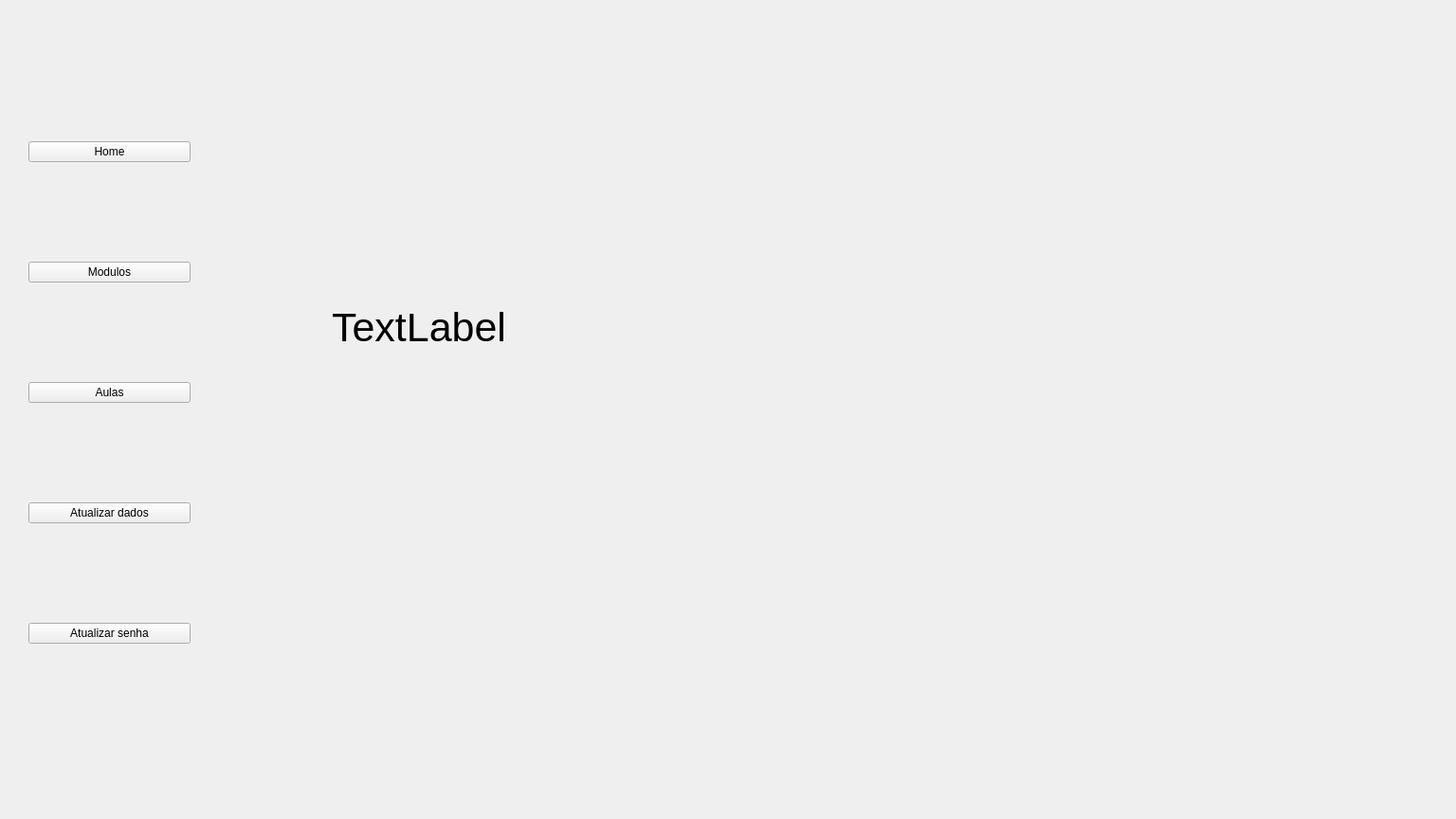
<?xml version="1.0" encoding="UTF-8"?>
<ui version="4.0">
 <class>Form</class>
 <widget class="QWidget" name="Form">
  <property name="geometry">
   <rect>
    <x>0</x>
    <y>0</y>
    <width>1536</width>
    <height>864</height>
   </rect>
  </property>
  <property name="windowTitle">
   <string>Form</string>
  </property>
  <widget class="QWidget" name="verticalLayoutWidget">
   <property name="geometry">
    <rect>
     <x>30</x>
     <y>50</y>
     <width>171</width>
     <height>731</height>
    </rect>
   </property>
   <layout class="QVBoxLayout" name="verticalLayout">
    <item>
     <widget class="QPushButton" name="menu_btn_home">
      <property name="text">
       <string>Home</string>
      </property>
     </widget>
    </item>
    <item>
     <widget class="QPushButton" name="menu_btn_modulos">
      <property name="text">
       <string>Modulos</string>
      </property>
     </widget>
    </item>
    <item>
     <widget class="QPushButton" name="menu_btn_aulas">
      <property name="text">
       <string>Aulas</string>
      </property>
     </widget>
    </item>
    <item>
     <widget class="QPushButton" name="menu_btn_att_dados">
      <property name="text">
       <string>Atualizar dados</string>
      </property>
     </widget>
    </item>
    <item>
     <widget class="QPushButton" name="menu_btn_att_senha">
      <property name="text">
       <string>Atualizar senha</string>
      </property>
     </widget>
    </item>
   </layout>
  </widget>
  <widget class="QStackedWidget" name="menu_stacked">
   <property name="geometry">
    <rect>
     <x>260</x>
     <y>50</y>
     <width>1241</width>
     <height>751</height>
    </rect>
   </property>
   <property name="currentIndex">
    <number>0</number>
   </property>
   <widget class="QWidget" name="menu_home">
    <widget class="QLabel" name="home_label_bem_vindo">
     <property name="geometry">
      <rect>
       <x>90</x>
       <y>120</y>
       <width>971</width>
       <height>351</height>
      </rect>
     </property>
     <property name="font">
      <font>
       <pointsize>32</pointsize>
      </font>
     </property>
     <property name="text">
      <string>TextLabel</string>
     </property>
    </widget>
   </widget>
   <widget class="QWidget" name="menu_modulos">
    <widget class="QWidget" name="verticalLayoutWidget_2">
     <property name="geometry">
      <rect>
       <x>110</x>
       <y>50</y>
       <width>311</width>
       <height>611</height>
      </rect>
     </property>
     <layout class="QVBoxLayout" name="modulos_layout_modulo_1"/>
    </widget>
    <widget class="QWidget" name="verticalLayoutWidget_3">
     <property name="geometry">
      <rect>
       <x>450</x>
       <y>50</y>
       <width>311</width>
       <height>611</height>
      </rect>
     </property>
     <layout class="QVBoxLayout" name="modulos_layout_modulo_2"/>
    </widget>
   </widget>
   <widget class="QWidget" name="modulos_modulo">
    <widget class="QLabel" name="modulo_label_modulo">
     <property name="geometry">
      <rect>
       <x>0</x>
       <y>-10</y>
       <width>411</width>
       <height>301</height>
      </rect>
     </property>
     <property name="font">
      <font>
       <pointsize>32</pointsize>
      </font>
     </property>
     <property name="text">
      <string>TextLabel</string>
     </property>
    </widget>
    <widget class="QLabel" name="label">
     <property name="geometry">
      <rect>
       <x>10</x>
       <y>240</y>
       <width>251</width>
       <height>31</height>
      </rect>
     </property>
     <property name="font">
      <font>
       <pointsize>12</pointsize>
      </font>
     </property>
     <property name="text">
      <string>Aluno matriculados</string>
     </property>
    </widget>
    <widget class="QListWidget" name="modulo_output_alunos_matriculados">
     <property name="geometry">
      <rect>
       <x>10</x>
       <y>290</y>
       <width>391</width>
       <height>401</height>
      </rect>
     </property>
    </widget>
   </widget>
   <widget class="QWidget" name="menu_aulas">
    <widget class="QWidget" name="verticalLayoutWidget_4">
     <property name="geometry">
      <rect>
       <x>640</x>
       <y>140</y>
       <width>271</width>
       <height>511</height>
      </rect>
     </property>
     <layout class="QVBoxLayout" name="aulas_layout_aula_pronta"/>
    </widget>
    <widget class="QLabel" name="label_20">
     <property name="geometry">
      <rect>
       <x>650</x>
       <y>90</y>
       <width>201</width>
       <height>41</height>
      </rect>
     </property>
     <property name="font">
      <font>
       <pointsize>14</pointsize>
      </font>
     </property>
     <property name="text">
      <string>Suas aulas prontas</string>
     </property>
    </widget>
    <widget class="QPushButton" name="aulas_btn_criar_aula">
     <property name="geometry">
      <rect>
       <x>150</x>
       <y>130</y>
       <width>231</width>
       <height>141</height>
      </rect>
     </property>
     <property name="text">
      <string>Criar nova aula</string>
     </property>
    </widget>
    <widget class="QPushButton" name="aulas_btn_vincula_aula_modulo">
     <property name="geometry">
      <rect>
       <x>150</x>
       <y>300</y>
       <width>231</width>
       <height>141</height>
      </rect>
     </property>
     <property name="text">
      <string>vincular aula a modulo</string>
     </property>
    </widget>
   </widget>
   <widget class="QWidget" name="aulas_criar_aula">
    <widget class="QLabel" name="label_21">
     <property name="geometry">
      <rect>
       <x>80</x>
       <y>60</y>
       <width>151</width>
       <height>31</height>
      </rect>
     </property>
     <property name="font">
      <font>
       <pointsize>14</pointsize>
      </font>
     </property>
     <property name="text">
      <string>Título da aula</string>
     </property>
    </widget>
    <widget class="QLineEdit" name="criar_aula_input_titulo_aula">
     <property name="geometry">
      <rect>
       <x>230</x>
       <y>70</y>
       <width>113</width>
       <height>20</height>
      </rect>
     </property>
    </widget>
    <widget class="QComboBox" name="criar_aula_input_nivel">
     <property name="geometry">
      <rect>
       <x>220</x>
       <y>110</y>
       <width>91</width>
       <height>22</height>
      </rect>
     </property>
    </widget>
    <widget class="QLabel" name="label_22">
     <property name="geometry">
      <rect>
       <x>80</x>
       <y>120</y>
       <width>151</width>
       <height>16</height>
      </rect>
     </property>
     <property name="font">
      <font>
       <pointsize>14</pointsize>
      </font>
     </property>
     <property name="text">
      <string>Nível da aula</string>
     </property>
    </widget>
    <widget class="QLabel" name="label_23">
     <property name="geometry">
      <rect>
       <x>80</x>
       <y>170</y>
       <width>131</width>
       <height>16</height>
      </rect>
     </property>
     <property name="font">
      <font>
       <pointsize>14</pointsize>
      </font>
     </property>
     <property name="text">
      <string>Conteúdo</string>
     </property>
    </widget>
    <widget class="QPushButton" name="criar_aula_btn_criar_aula">
     <property name="geometry">
      <rect>
       <x>170</x>
       <y>550</y>
       <width>141</width>
       <height>51</height>
      </rect>
     </property>
     <property name="text">
      <string>Criar aula</string>
     </property>
    </widget>
    <widget class="QTextEdit" name="criar_aula_input_conteudo">
     <property name="geometry">
      <rect>
       <x>200</x>
       <y>170</y>
       <width>241</width>
       <height>111</height>
      </rect>
     </property>
    </widget>
    <widget class="QPushButton" name="criar_aula_btn_escolher_video">
     <property name="geometry">
      <rect>
       <x>330</x>
       <y>300</y>
       <width>141</width>
       <height>51</height>
      </rect>
     </property>
     <property name="text">
      <string>Escolher vídeo</string>
     </property>
    </widget>
    <widget class="QLineEdit" name="criar_aula_input_video">
     <property name="enabled">
      <bool>false</bool>
     </property>
     <property name="geometry">
      <rect>
       <x>40</x>
       <y>320</y>
       <width>281</width>
       <height>21</height>
      </rect>
     </property>
    </widget>
    <widget class="QLineEdit" name="criar_aula_input_conteudo_download">
     <property name="enabled">
      <bool>false</bool>
     </property>
     <property name="geometry">
      <rect>
       <x>40</x>
       <y>390</y>
       <width>281</width>
       <height>21</height>
      </rect>
     </property>
     <property name="text">
      <string/>
     </property>
    </widget>
    <widget class="QPushButton" name="criar_aula_btn_escolher_conteudo">
     <property name="geometry">
      <rect>
       <x>330</x>
       <y>370</y>
       <width>141</width>
       <height>51</height>
      </rect>
     </property>
     <property name="text">
      <string>Conteudo adicional</string>
     </property>
    </widget>
   </widget>
   <widget class="QWidget" name="aulas_vincula_aula_modulo">
    <widget class="QListWidget" name="vincula_aula_modulo_input_aula">
     <property name="geometry">
      <rect>
       <x>110</x>
       <y>210</y>
       <width>256</width>
       <height>192</height>
      </rect>
     </property>
    </widget>
    <widget class="QListWidget" name="vincula_aula_modulo_input_modulo">
     <property name="geometry">
      <rect>
       <x>430</x>
       <y>210</y>
       <width>256</width>
       <height>192</height>
      </rect>
     </property>
    </widget>
    <widget class="QPushButton" name="vincula_aula_modulo">
     <property name="geometry">
      <rect>
       <x>260</x>
       <y>480</y>
       <width>341</width>
       <height>81</height>
      </rect>
     </property>
     <property name="text">
      <string>Vincula</string>
     </property>
    </widget>
    <widget class="QLabel" name="label_24">
     <property name="geometry">
      <rect>
       <x>110</x>
       <y>170</y>
       <width>231</width>
       <height>31</height>
      </rect>
     </property>
     <property name="text">
      <string>Aulas disponíveis</string>
     </property>
    </widget>
    <widget class="QLabel" name="label_25">
     <property name="geometry">
      <rect>
       <x>430</x>
       <y>170</y>
       <width>231</width>
       <height>31</height>
      </rect>
     </property>
     <property name="text">
      <string>Módulos possíveis</string>
     </property>
    </widget>
   </widget>
   <widget class="QWidget" name="aulas_aula">
    <widget class="QLabel" name="aula_label_aula">
     <property name="geometry">
      <rect>
       <x>100</x>
       <y>80</y>
       <width>321</width>
       <height>81</height>
      </rect>
     </property>
     <property name="text">
      <string>TextLabel</string>
     </property>
    </widget>
    <widget class="QLabel" name="aula_label_conteudo">
     <property name="geometry">
      <rect>
       <x>100</x>
       <y>210</y>
       <width>321</width>
       <height>351</height>
      </rect>
     </property>
     <property name="text">
      <string>TextLabel</string>
     </property>
     <property name="alignment">
      <set>Qt::AlignLeading|Qt::AlignLeft|Qt::AlignTop</set>
     </property>
    </widget>
   </widget>
   <widget class="QWidget" name="menu_att_dados">
    <widget class="QWidget" name="layoutWidget_2">
     <property name="geometry">
      <rect>
       <x>160</x>
       <y>170</y>
       <width>241</width>
       <height>226</height>
      </rect>
     </property>
     <layout class="QVBoxLayout" name="verticalLayout_2">
      <item>
       <layout class="QHBoxLayout" name="horizontalLayout">
        <item>
         <widget class="QLabel" name="label_3">
          <property name="font">
           <font>
            <pointsize>12</pointsize>
           </font>
          </property>
          <property name="text">
           <string>Rua</string>
          </property>
         </widget>
        </item>
        <item>
         <widget class="QLineEdit" name="att_dados_input_rua"/>
        </item>
       </layout>
      </item>
      <item>
       <layout class="QHBoxLayout" name="horizontalLayout_2">
        <item>
         <widget class="QLabel" name="label_4">
          <property name="font">
           <font>
            <pointsize>12</pointsize>
           </font>
          </property>
          <property name="text">
           <string>Número</string>
          </property>
         </widget>
        </item>
        <item>
         <widget class="QLineEdit" name="att_dados_input_numero"/>
        </item>
       </layout>
      </item>
      <item>
       <layout class="QHBoxLayout" name="horizontalLayout_3">
        <item>
         <widget class="QLabel" name="label_5">
          <property name="font">
           <font>
            <pointsize>12</pointsize>
           </font>
          </property>
          <property name="text">
           <string>Bairro</string>
          </property>
         </widget>
        </item>
        <item>
         <widget class="QLineEdit" name="att_dados_input_bairro"/>
        </item>
       </layout>
      </item>
      <item>
       <layout class="QHBoxLayout" name="horizontalLayout_4">
        <item>
         <widget class="QLabel" name="label_6">
          <property name="font">
           <font>
            <pointsize>12</pointsize>
           </font>
          </property>
          <property name="text">
           <string>CEP</string>
          </property>
         </widget>
        </item>
        <item>
         <widget class="QLineEdit" name="att_dados_input_cep"/>
        </item>
       </layout>
      </item>
      <item>
       <layout class="QHBoxLayout" name="horizontalLayout_5">
        <item>
         <widget class="QLabel" name="label_7">
          <property name="font">
           <font>
            <pointsize>12</pointsize>
           </font>
          </property>
          <property name="text">
           <string>Cidade</string>
          </property>
         </widget>
        </item>
        <item>
         <widget class="QLineEdit" name="att_dados_input_cidade"/>
        </item>
       </layout>
      </item>
      <item>
       <layout class="QHBoxLayout" name="horizontalLayout_6">
        <item>
         <widget class="QLabel" name="label_8">
          <property name="font">
           <font>
            <pointsize>12</pointsize>
           </font>
          </property>
          <property name="text">
           <string>Estado</string>
          </property>
         </widget>
        </item>
        <item>
         <widget class="QComboBox" name="att_dados_input_estado"/>
        </item>
       </layout>
      </item>
      <item>
       <layout class="QHBoxLayout" name="horizontalLayout_7">
        <item>
         <widget class="QLabel" name="label_9">
          <property name="font">
           <font>
            <pointsize>12</pointsize>
           </font>
          </property>
          <property name="text">
           <string>Tipo endereço</string>
          </property>
         </widget>
        </item>
        <item>
         <widget class="QComboBox" name="att_dados_input_tipo_end"/>
        </item>
       </layout>
      </item>
     </layout>
    </widget>
    <widget class="QLabel" name="label_2">
     <property name="geometry">
      <rect>
       <x>200</x>
       <y>100</y>
       <width>111</width>
       <height>71</height>
      </rect>
     </property>
     <property name="font">
      <font>
       <pointsize>14</pointsize>
      </font>
     </property>
     <property name="text">
      <string>Endereço</string>
     </property>
    </widget>
    <widget class="QPushButton" name="att_dados_btn_att_dados">
     <property name="geometry">
      <rect>
       <x>370</x>
       <y>480</y>
       <width>231</width>
       <height>71</height>
      </rect>
     </property>
     <property name="font">
      <font>
       <pointsize>14</pointsize>
      </font>
     </property>
     <property name="text">
      <string>Atualizar dados</string>
     </property>
    </widget>
    <widget class="QLabel" name="label_10">
     <property name="geometry">
      <rect>
       <x>590</x>
       <y>100</y>
       <width>231</width>
       <height>71</height>
      </rect>
     </property>
     <property name="font">
      <font>
       <pointsize>14</pointsize>
      </font>
     </property>
     <property name="text">
      <string>Dados pessoais</string>
     </property>
    </widget>
    <widget class="QWidget" name="layoutWidget">
     <property name="geometry">
      <rect>
       <x>550</x>
       <y>170</y>
       <width>391</width>
       <height>193</height>
      </rect>
     </property>
     <layout class="QVBoxLayout" name="verticalLayout_3">
      <item>
       <layout class="QHBoxLayout" name="horizontalLayout_8">
        <item>
         <widget class="QLabel" name="label_11">
          <property name="font">
           <font>
            <pointsize>12</pointsize>
           </font>
          </property>
          <property name="text">
           <string>Nome</string>
          </property>
         </widget>
        </item>
        <item>
         <widget class="QLineEdit" name="att_dados_input_nome"/>
        </item>
       </layout>
      </item>
      <item>
       <layout class="QHBoxLayout" name="horizontalLayout_9">
        <item>
         <widget class="QLabel" name="label_12">
          <property name="font">
           <font>
            <pointsize>12</pointsize>
           </font>
          </property>
          <property name="text">
           <string>Sobrenome</string>
          </property>
         </widget>
        </item>
        <item>
         <widget class="QLineEdit" name="att_dados_input_sobrenome"/>
        </item>
       </layout>
      </item>
      <item>
       <layout class="QHBoxLayout" name="horizontalLayout_10">
        <item>
         <widget class="QLabel" name="label_13">
          <property name="font">
           <font>
            <pointsize>12</pointsize>
           </font>
          </property>
          <property name="text">
           <string>Data de nascimento</string>
          </property>
         </widget>
        </item>
        <item>
         <widget class="QLineEdit" name="att_dados_input_data_nasc"/>
        </item>
       </layout>
      </item>
      <item>
       <layout class="QHBoxLayout" name="horizontalLayout_16">
        <item>
         <widget class="QLabel" name="label_19">
          <property name="font">
           <font>
            <pointsize>12</pointsize>
           </font>
          </property>
          <property name="text">
           <string>Celular</string>
          </property>
         </widget>
        </item>
        <item>
         <widget class="QLineEdit" name="att_dados_input_celular"/>
        </item>
       </layout>
      </item>
      <item>
       <layout class="QHBoxLayout" name="horizontalLayout_12">
        <item>
         <widget class="QLabel" name="label_14">
          <property name="font">
           <font>
            <pointsize>12</pointsize>
           </font>
          </property>
          <property name="text">
           <string>Gênero</string>
          </property>
         </widget>
        </item>
        <item>
         <widget class="QComboBox" name="att_dados_input_genero"/>
        </item>
       </layout>
      </item>
      <item>
       <layout class="QHBoxLayout" name="horizontalLayout_13">
        <item>
         <widget class="QLabel" name="label_15">
          <property name="font">
           <font>
            <pointsize>12</pointsize>
           </font>
          </property>
          <property name="text">
           <string>Estado civil</string>
          </property>
         </widget>
        </item>
        <item>
         <widget class="QComboBox" name="att_dados_input_estado_civil"/>
        </item>
       </layout>
      </item>
     </layout>
    </widget>
   </widget>
   <widget class="QWidget" name="menu_att_senha">
    <widget class="QPushButton" name="att_senha_btn_visualizar_senha">
     <property name="geometry">
      <rect>
       <x>600</x>
       <y>180</y>
       <width>121</width>
       <height>23</height>
      </rect>
     </property>
     <property name="text">
      <string>Visualizar senha</string>
     </property>
    </widget>
    <widget class="QWidget" name="layoutWidget_3">
     <property name="geometry">
      <rect>
       <x>320</x>
       <y>180</y>
       <width>266</width>
       <height>32</height>
      </rect>
     </property>
     <layout class="QHBoxLayout" name="horizontalLayout_11">
      <item>
       <widget class="QLabel" name="label_16">
        <property name="font">
         <font>
          <pointsize>12</pointsize>
         </font>
        </property>
        <property name="text">
         <string>Senha antiga</string>
        </property>
       </widget>
      </item>
      <item>
       <widget class="QLineEdit" name="att_senha_input_senha_antiga">
        <property name="font">
         <font>
          <pointsize>12</pointsize>
         </font>
        </property>
        <property name="echoMode">
         <enum>QLineEdit::Password</enum>
        </property>
       </widget>
      </item>
     </layout>
    </widget>
    <widget class="QPushButton" name="att_senha_btn_att_senha">
     <property name="geometry">
      <rect>
       <x>340</x>
       <y>320</y>
       <width>181</width>
       <height>61</height>
      </rect>
     </property>
     <property name="text">
      <string>Atualizar senha</string>
     </property>
    </widget>
    <widget class="QWidget" name="layoutWidget_4">
     <property name="geometry">
      <rect>
       <x>320</x>
       <y>220</y>
       <width>266</width>
       <height>32</height>
      </rect>
     </property>
     <layout class="QHBoxLayout" name="horizontalLayout_14">
      <item>
       <widget class="QLabel" name="label_17">
        <property name="font">
         <font>
          <pointsize>12</pointsize>
         </font>
        </property>
        <property name="text">
         <string>Nova senha</string>
        </property>
       </widget>
      </item>
      <item>
       <widget class="QLineEdit" name="att_senha_input_verifica_1">
        <property name="font">
         <font>
          <pointsize>12</pointsize>
         </font>
        </property>
        <property name="echoMode">
         <enum>QLineEdit::Password</enum>
        </property>
       </widget>
      </item>
     </layout>
    </widget>
    <widget class="QWidget" name="layoutWidget_5">
     <property name="geometry">
      <rect>
       <x>320</x>
       <y>260</y>
       <width>266</width>
       <height>32</height>
      </rect>
     </property>
     <layout class="QHBoxLayout" name="horizontalLayout_15">
      <item>
       <widget class="QLabel" name="label_18">
        <property name="font">
         <font>
          <pointsize>12</pointsize>
         </font>
        </property>
        <property name="text">
         <string>Novamente</string>
        </property>
       </widget>
      </item>
      <item>
       <widget class="QLineEdit" name="att_senha_input_verifica_2">
        <property name="font">
         <font>
          <pointsize>12</pointsize>
         </font>
        </property>
        <property name="echoMode">
         <enum>QLineEdit::Password</enum>
        </property>
       </widget>
      </item>
     </layout>
    </widget>
   </widget>
  </widget>
 </widget>
 <resources/>
 <connections/>
</ui>
